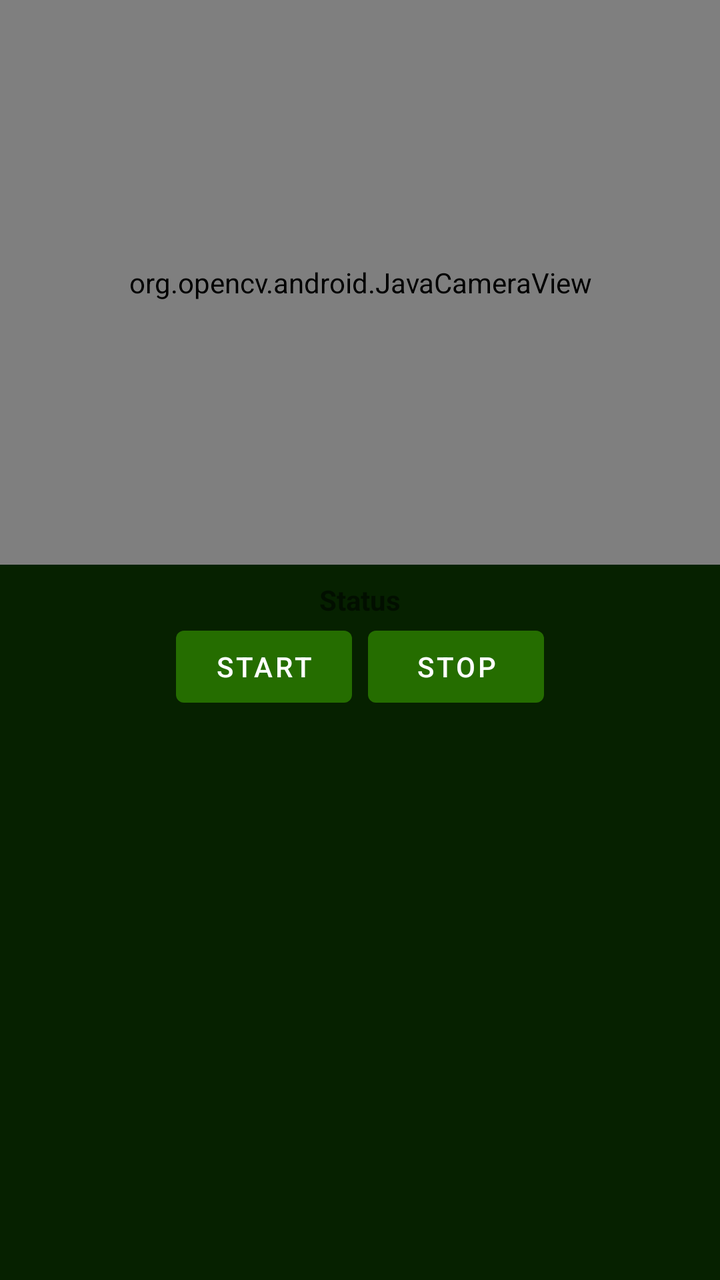
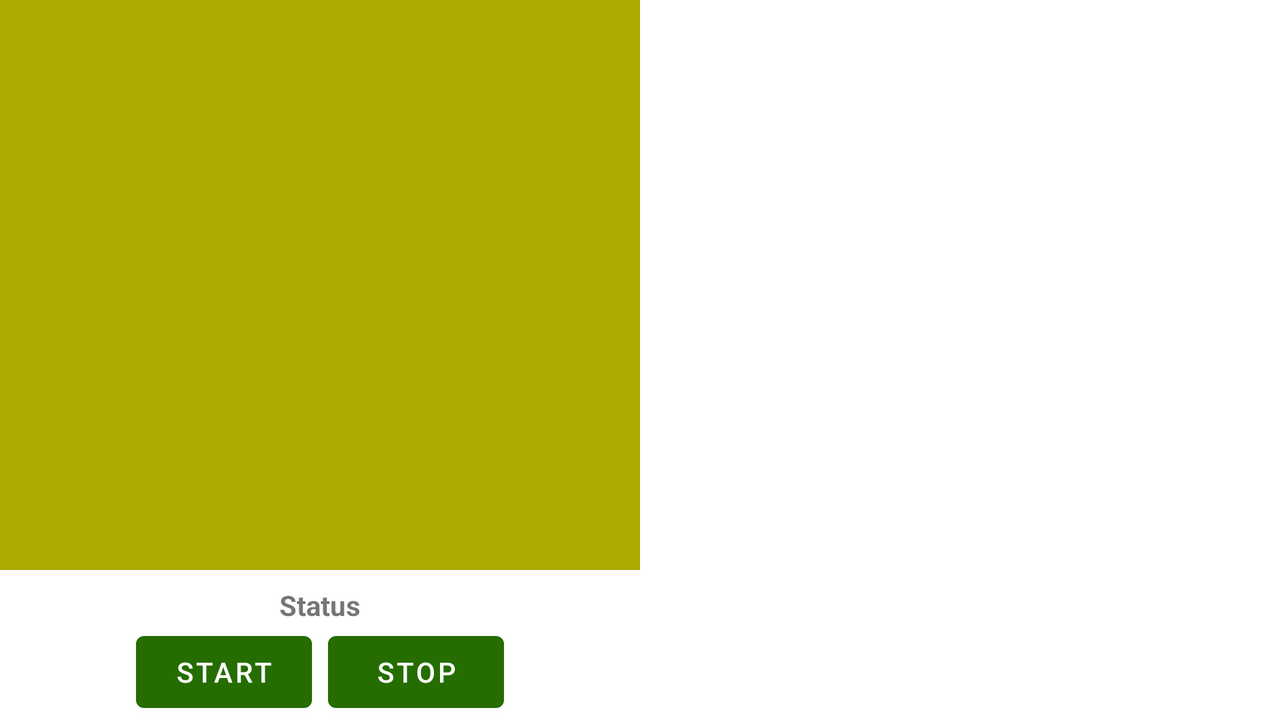

The same Android screen from two of the app's own layout files: first res/layout/ as a phone draws it, then the repository's variant for another configuration, drawn on a device whose configuration selects that folder. Both files follow.
<!-- AndroidManifest.xml: application theme Theme.Tesseract4Android -->
<!-- res/layout/fragment_main.xml -->
<?xml version="1.0" encoding="utf-8"?>
<LinearLayout xmlns:android="http://schemas.android.com/apk/res/android"
    xmlns:tools="http://schemas.android.com/tools"
    android:id="@+id/main"
    android:layout_width="match_parent"
    android:layout_height="match_parent"
    android:orientation="vertical"
    tools:context=".ui.main.MainFragment"
    android:background="@color/on_harmonized_container">








    <org.opencv.android.JavaCameraView
        android:id="@+id/image"
        android:layout_width="match_parent"
        android:layout_height="0dp"
        android:layout_weight="1"
        tools:src="@tools:sample/avatars"
        />

    <TextView
        android:id="@+id/status"
        android:layout_width="match_parent"
        android:layout_height="wrap_content"
        android:layout_marginTop="8dp"
        android:textAlignment="center"
        android:textStyle="bold"
        tools:text="Status" />

    <LinearLayout
        android:layout_width="match_parent"
        android:layout_height="wrap_content"
        android:gravity="center"
        android:orientation="horizontal">

        <Button
            android:id="@+id/start"
            android:layout_width="wrap_content"
            android:layout_height="wrap_content"
            android:layout_marginEnd="4dp"
            android:text="Start" />

        <Button
            android:id="@+id/stop"
            android:layout_width="wrap_content"
            android:layout_height="wrap_content"
            android:layout_marginStart="4dp"
            android:text="Stop" />
    </LinearLayout>

    <TextView
        android:id="@+id/text"
        android:layout_width="match_parent"
        android:layout_height="0dp"
        android:layout_weight="1"
        android:padding="16dp"
        android:scrollbars="vertical"
        android:text="" />

</LinearLayout>
<!-- resources referenced by this layout -->
<resources>
  <color name="on_harmonized_container">#062100</color>
  <style name="Theme.Tesseract4Android" parent="Theme.MaterialComponents.DayNight.DarkActionBar">
          <item name="colorPrimary">@color/lime_harmonized_text</item>
          <item name="colorPrimaryVariant">@color/lime_harmonized_container</item>
          <item name="colorOnPrimary">@color/white</item>
  
          
          <item name="colorSecondary">@color/on_lime_harmonized_container</item>
          
          <item name="colorOnSecondary">@color/black</item>
          
          <item name="android:statusBarColor">?attr/colorPrimary</item>
  
          
      </style>
  <color name="lime_harmonized_text">#256d00</color>
  <color name="white">#FFFFFFFF</color>
  <color name="black">#FF000000</color>
</resources>
<!-- res/layout-land/fragment_main.xml (the repository's variant of the layout above) -->
<!-- drawn on the phone turned sideways -->
<?xml version="1.0" encoding="utf-8"?>
<LinearLayout xmlns:android="http://schemas.android.com/apk/res/android"
    xmlns:tools="http://schemas.android.com/tools"
    android:id="@+id/main"
    android:layout_width="match_parent"
    android:layout_height="match_parent"
    android:orientation="horizontal"
    tools:context=".ui.main.MainFragment">

    <LinearLayout
        android:layout_width="0dp"
        android:layout_height="match_parent"
        android:layout_weight="1"
        android:orientation="vertical">

        <ImageView
            android:id="@+id/image"
            android:layout_width="match_parent"
            android:layout_height="0dp"
            android:layout_weight="1"
            tools:src="@tools:sample/avatars"
            android:background="#AA0"
            />

        <TextView
            android:id="@+id/status"
            android:layout_width="match_parent"
            android:layout_height="wrap_content"
            android:layout_marginTop="8dp"
            android:textAlignment="center"
            android:textStyle="bold"
            tools:text="Status" />

        <LinearLayout
            android:layout_width="match_parent"
            android:layout_height="wrap_content"
            android:gravity="center"
            android:orientation="horizontal">

            <Button
                android:id="@+id/start"
                android:layout_width="wrap_content"
                android:layout_height="wrap_content"
                android:layout_marginEnd="4dp"
                android:text="Start" />

            <Button
                android:id="@+id/stop"
                android:layout_width="wrap_content"
                android:layout_height="wrap_content"
                android:layout_marginStart="4dp"
                android:text="Stop" />
        </LinearLayout>

    </LinearLayout>

    <TextView
        android:id="@+id/text"
        android:layout_width="0dp"
        android:layout_height="match_parent"
        android:layout_weight="1"
        android:padding="16dp"
        android:scrollbars="vertical"
        android:text="" />

</LinearLayout>
<!-- resources referenced by the variant -->
<!-- as the phone turned sideways resolves them -->
<resources>
  <style name="Theme.Tesseract4Android" parent="Theme.MaterialComponents.DayNight.DarkActionBar">
          <item name="colorPrimary">@color/lime_harmonized_text</item>
          <item name="colorPrimaryVariant">@color/lime_harmonized_container</item>
          <item name="colorOnPrimary">@color/white</item>
  
          
          <item name="colorSecondary">@color/on_lime_harmonized_container</item>
          
          <item name="colorOnSecondary">@color/black</item>
          
          <item name="android:statusBarColor">?attr/colorPrimary</item>
  
          
      </style>
  <color name="lime_harmonized_text">#256d00</color>
  <color name="white">#FFFFFFFF</color>
  <color name="black">#FF000000</color>
</resources>
